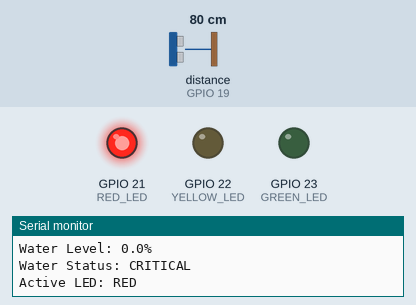
Recording of a sketch running on a simulated ESP32. Parts: output pins drawn as LEDs (lit = HIGH), the last lines printed to the serial monitor. Wiring (inferred from the names in the program): ultrasonic range finder: trigger GPIO 18; echo GPIO 19. The test bench sets the inputs (shaded band); at power-on: distance to the obstacle (sensor on GPIO 19) 80 cm. The echo pulse lasts 58.3 µs per cm; pins used as bus, display or sensor lines are not drawn.

Above: at 2.2 s.
2.3 s: distance to the obstacle (sensor on GPIO 19) set to 8 cm
3.9 s: distance to the obstacle (sensor on GPIO 19) set to 5 cm
At 6.1 s:
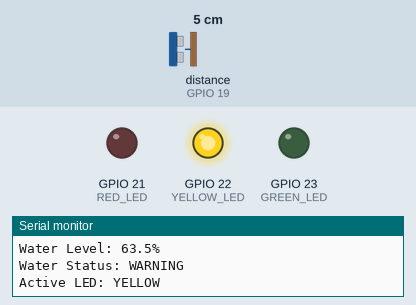
6.9 s: distance to the obstacle (sensor on GPIO 19) set to 2 cm
At 8.7 s:
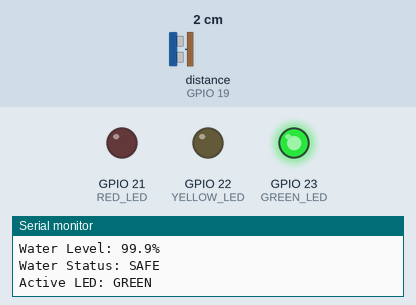
9.6 s: distance to the obstacle (sensor on GPIO 19) set to 9 cm
At 11.5 s:
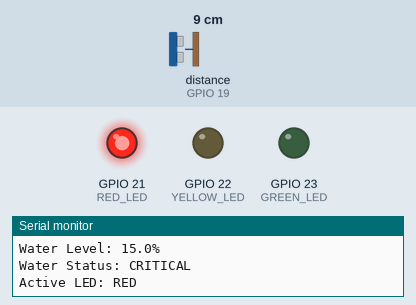
12.4 s: distance to the obstacle (sensor on GPIO 19) set to 4 cm
At 14.2 s:
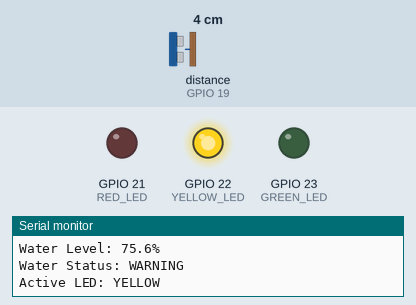
Timing chart, 0 to 15.7 s (numbered marks = the images above; inputs shaded):
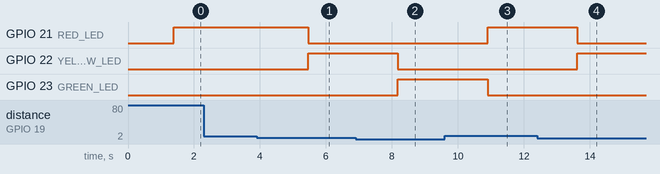

Measured:
- the behaviour switches between 7 and 6 cm on distance to the obstacle (sensor on GPIO 19) (found by bisection; images 0 and 1)
- the behaviour switches between 4 and 3 cm on distance to the obstacle (sensor on GPIO 19) (found by bisection; images 1 and 2)
- after the input at 3.9 s, GPIO 21 (RED_LED): HIGH → LOW after 1.6 s; GPIO 22 (YELLOW_LED): LOW → HIGH after 1.6 s
- after the input at 6.9 s, GPIO 22 (YELLOW_LED): HIGH → LOW after 1.3 s; GPIO 23 (GREEN_LED): LOW → HIGH after 1.3 s
- after the input at 9.6 s, GPIO 21 (RED_LED): LOW → HIGH after 1.3 s; GPIO 23 (GREEN_LED): HIGH → LOW after 1.3 s
- after the input at 12.4 s, GPIO 21 (RED_LED): HIGH → LOW after 1.2 s; GPIO 22 (YELLOW_LED): LOW → HIGH after 1.2 s

The sketch:

GiftTank.ino
```cpp
// ============================================
// MAJISMART ZAMBIA
// SMART WATER MONITORING SYSTEM
//
// ESP32 + HC-SR04 + LEDs
// Median Filtering + Hysteresis
// ============================================

#define TRIG_PIN 18
#define ECHO_PIN 19

#define RED_LED 21
#define YELLOW_LED 22
#define GREEN_LED 23

// Tank calibration
const float EMPTY_DISTANCE = 10.24;
const float FULL_DISTANCE = 2.0;

// Water-level thresholds
const float CRITICAL_THRESHOLD = 7.0;
const float WARNING_THRESHOLD = 4.0;

// Hysteresis margin
const float HYSTERESIS = 0.3;

// Number of samples for median filtering
const int NUM_SAMPLES = 5;

// Water status
enum WaterStatus {
  CRITICAL,
  WARNING,
  SAFE,
  SENSOR_ERROR
};

// Current system status
WaterStatus currentStatus = SENSOR_ERROR;


// ============================================
// FUNCTION: Measure Distance
// ============================================

float measureDistance() {

  digitalWrite(TRIG_PIN, LOW);
  delayMicroseconds(2);

  digitalWrite(TRIG_PIN, HIGH);
  delayMicroseconds(10);

  digitalWrite(TRIG_PIN, LOW);

  unsigned long duration =
      pulseIn(ECHO_PIN, HIGH, 30000);

  if (duration == 0) {
    return -1;
  }

  float distance =
      duration * 0.0343 / 2.0;

  return distance;
}


// ============================================
// FUNCTION: Median Filter
// ============================================

float getMedianDistance() {

  float readings[NUM_SAMPLES];
  int validCount = 0;

  // Collect sensor readings
  for (int i = 0; i < NUM_SAMPLES; i++) {

    float distance = measureDistance();

    if (distance > 0) {

      readings[validCount] = distance;
      validCount++;
    }

    delay(70);
  }

  // Reject measurement if no valid readings
  if (validCount == 0) {
    return -1;
  }

  // Sort readings in ascending order
  for (int i = 0; i < validCount - 1; i++) {

    for (int j = i + 1; j < validCount; j++) {

      if (readings[j] < readings[i]) {

        float temp = readings[i];
        readings[i] = readings[j];
        readings[j] = temp;
      }
    }
  }

  // Return median
  if (validCount % 2 == 1) {

    return readings[validCount / 2];

  } else {

    return (
      readings[validCount / 2 - 1] +
      readings[validCount / 2]
    ) / 2.0;
  }
}


// ============================================
// FUNCTION: Update Status With Hysteresis
// ============================================

void updateWaterStatus(float distance) {

  if (currentStatus == SENSOR_ERROR) {

    // Initial status
    if (distance >= CRITICAL_THRESHOLD) {
      currentStatus = CRITICAL;
    }
    else if (distance >= WARNING_THRESHOLD) {
      currentStatus = WARNING;
    }
    else {
      currentStatus = SAFE;
    }

    return;
  }

  switch (currentStatus) {

    case CRITICAL:

      // Leave CRITICAL only when water rises
      if (distance < CRITICAL_THRESHOLD - HYSTERESIS) {

        if (distance < WARNING_THRESHOLD - HYSTERESIS) {
          currentStatus = SAFE;
        }
        else {
          currentStatus = WARNING;
        }
      }

      break;

    case WARNING:

      // Change to CRITICAL
      if (distance >= CRITICAL_THRESHOLD + HYSTERESIS) {

        currentStatus = CRITICAL;
      }

      // Change to SAFE
      else if (distance < WARNING_THRESHOLD - HYSTERESIS) {

        currentStatus = SAFE;
      }

      break;

    case SAFE:

      // Leave SAFE when water decreases
      if (distance >= WARNING_THRESHOLD + HYSTERESIS) {

        if (distance >= CRITICAL_THRESHOLD + HYSTERESIS) {
          currentStatus = CRITICAL;
        }
        else {
          currentStatus = WARNING;
        }
      }

      break;

    default:
      currentStatus = SENSOR_ERROR;
      break;
  }
}


// ============================================
// FUNCTION: Update LEDs
// ============================================

void updateLEDs() {

  digitalWrite(RED_LED, LOW);
  digitalWrite(YELLOW_LED, LOW);
  digitalWrite(GREEN_LED, LOW);

  switch (currentStatus) {

    case CRITICAL:
      digitalWrite(RED_LED, HIGH);
      break;

    case WARNING:
      digitalWrite(YELLOW_LED, HIGH);
      break;

    case SAFE:
      digitalWrite(GREEN_LED, HIGH);
      break;

    case SENSOR_ERROR:
      // All LEDs off
      break;
  }
}


// ============================================
// FUNCTION: Convert Status to Text
// ============================================

const char* getStatusText() {

  switch (currentStatus) {

    case CRITICAL:
      return "CRITICAL";

    case WARNING:
      return "WARNING";

    case SAFE:
      return "SAFE";

    default:
      return "SENSOR ERROR";
  }
}


// ============================================
// SETUP
// ============================================

void setup() {

  Serial.begin(115200);

  pinMode(TRIG_PIN, OUTPUT);
  pinMode(ECHO_PIN, INPUT);

  pinMode(RED_LED, OUTPUT);
  pinMode(YELLOW_LED, OUTPUT);
  pinMode(GREEN_LED, OUTPUT);

  digitalWrite(TRIG_PIN, LOW);

  updateLEDs();

  Serial.println();
  Serial.println("================================");
  Serial.println("        MAJISMART ZAMBIA");
  Serial.println(" SMART WATER MONITORING SYSTEM");
  Serial.println("================================");

  Serial.println("Median Filtering: ENABLED");
  Serial.println("Hysteresis: ENABLED");

  delay(1000);
}


// ============================================
// MAIN LOOP
// ============================================

void loop() {

  // Step 1: Obtain filtered distance
  float distance = getMedianDistance();

  // Step 2: Handle sensor failure
  if (distance < 0) {

    currentStatus = SENSOR_ERROR;

    updateLEDs();

    Serial.println();
    Serial.println("ERROR: Sensor measurement failed!");

    delay(1000);
    return;
  }

  // Step 3: Calculate water percentage
  float waterPercentage =
      ((EMPTY_DISTANCE - distance) /
       (EMPTY_DISTANCE - FULL_DISTANCE)) * 100.0;

  waterPercentage =
      constrain(waterPercentage, 0, 100);

  // Step 4: Update status
  updateWaterStatus(distance);

  // Step 5: Update LEDs
  updateLEDs();

  // Step 6: Display results
  Serial.println();
  Serial.println("--------------------------------");

  Serial.print("Filtered Distance: ");
  Serial.print(distance, 2);
  Serial.println(" cm");

  Serial.print("Water Level: ");
  Serial.print(waterPercentage, 1);
  Serial.println("%");

  Serial.print("Water Status: ");
  Serial.println(getStatusText());

  Serial.print("Active LED: ");

  switch (currentStatus) {

    case CRITICAL:
      Serial.println("RED");
      break;

    case WARNING:
      Serial.println("YELLOW");
      break;

    case SAFE:
      Serial.println("GREEN");
      break;

    default:
      Serial.println("NONE");
      break;
  }

  delay(1000);
}
```
